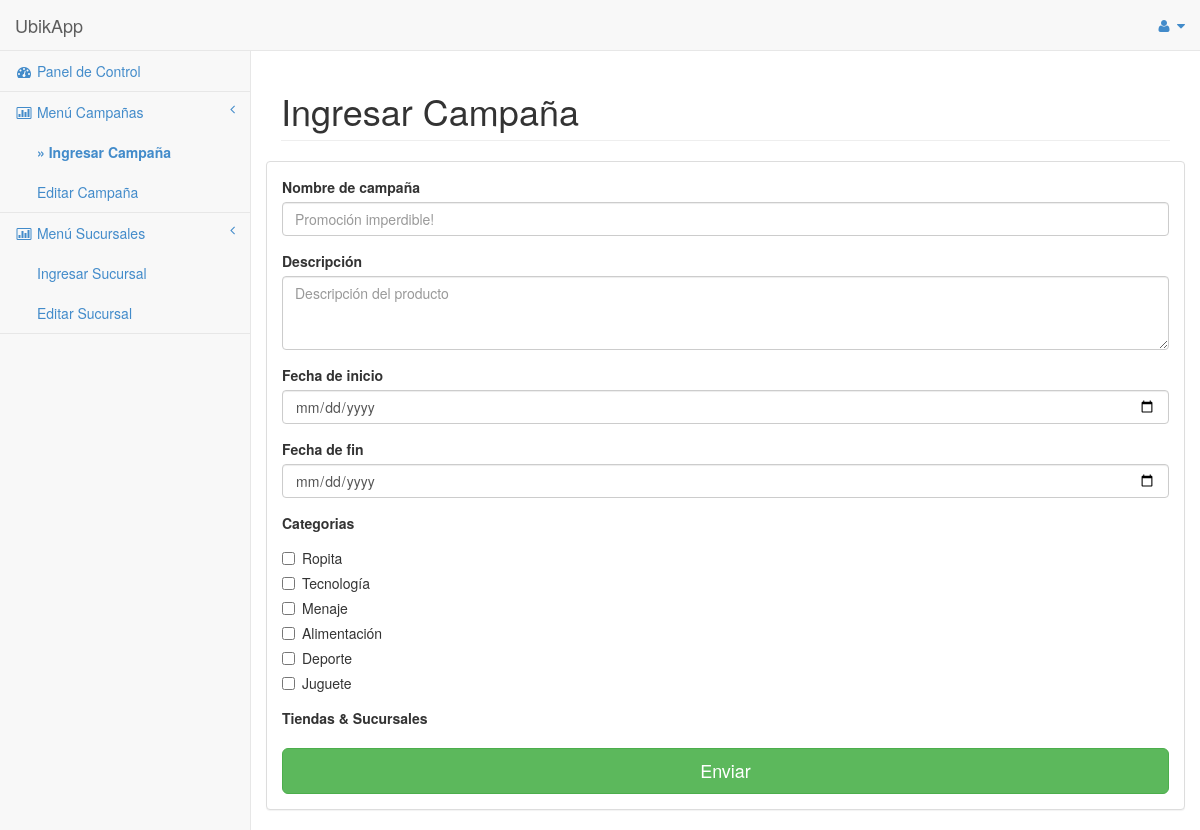
Page /www/addCampana.php (signed in) on the committed database.
### tables this page shows
CREATE TABLE `Categoria` (
  `id` int(11) NOT NULL AUTO_INCREMENT,
  `nombre` varchar(100) DEFAULT NULL,
  `descripcion` varchar(255) DEFAULT NULL,
  `ownerIngreso` varchar(100) DEFAULT NULL,
  `fechaIngreso` datetime DEFAULT NULL,
  `ownerEdicion` varchar(100) DEFAULT NULL,
  `fechaEdicion` datetime DEFAULT NULL,
  PRIMARY KEY (`id`)
);

### lib/funciones.inc.php (the view, shortened to what this page needs)
<?php
include('db.inc.php');
function readCategorias() {
	global $link;
	$query = "SELECT id, nombre FROM Categoria";
	$resultado = mysql_query($query,$link);
	while($row = mysql_fetch_assoc($resultado)) {
		echo '
		<div class="checkbox">
		<label>
		<input type="checkbox" value="'.$row['id'].'" name="categoria['.$row['id'].']">'.$row['nombre'].'
		</label>
		</div>
		';
	}
}
?>

### www/css/sb-admin-2.css (style rules this page uses)
body { background-color: #f8f8f8; }

### rows in the picture
categoria: nombre "Ropita"
categoria: nombre "Tecnología"
categoria: nombre "Menaje"
categoria: nombre "Alimentación"
categoria: nombre "Deporte"
categoria: nombre "Juguete"

### other values in the picture
sitioActualBold('addCampana') "»"
